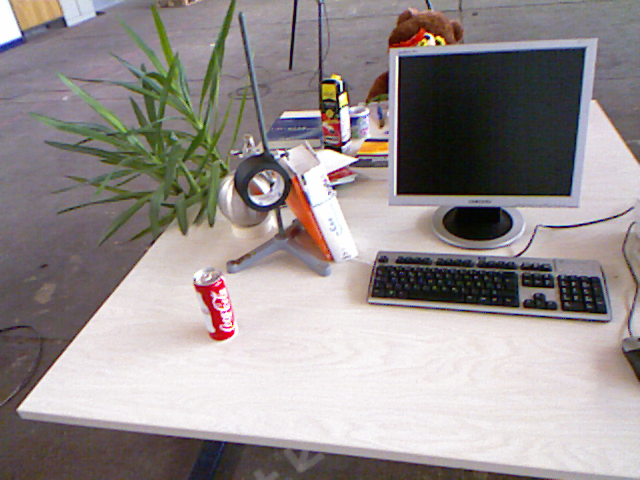
//> input picture ch7/1311867720.277071.png, 640 x 480 px
$ ./homework ../1311867720.277071.png   (built with g++ and OpenCV 4)
//> lines starting //> are read from the running program, lines starting //| are printed output that depends on the picture; after the words box and inside, x2 and y2 are one past the last pixel; in counts of white or black regions, pixels touching at a corner belong together
// 以下代码参考
// 特征提取耗时：https://www.cnblogs.com/cc111/p/9457319.html


#include <iostream>
#include <opencv2/core/core.hpp>
#include <opencv2/features2d/features2d.hpp>
#include <opencv2/highgui/highgui.hpp>
#include <opencv2/xfeatures2d/nonfree.hpp>//SIFT
#include <chrono>
using namespace std;
using namespace cv;

int main( int argc, char** argv )
{

    //-------------------------------------------------------------------------------------
    // 特征提取耗时
    Mat img_1 = imread(argv[1],CV_LOAD_IMAGE_COLOR);
//> img_1 is the input picture: 480 rows x 640 cols, CV_8UC3; mean B, G, R 142.6, 142.8, 150.3
    vector<KeyPoint> keypoints_1; //关键点
    Mat outImg; // imshow

    // ORB feature extraction
    chrono::steady_clock::time_point ORB_t1=chrono::steady_clock::now();
    Ptr<FeatureDetector> orb_detector = ORB::create(1000);
    orb_detector->detect ( img_1,keypoints_1 );
//> keypoints_1 = 1000 keypoints; strongest (x, y, size): (428, 37, 31), (427, 37, 37.2), (344, 143, 31), (436, 42, 37.2)
    chrono::steady_clock::time_point ORB_t2 = chrono::steady_clock::now();
    chrono::duration<double> ORB_time_used = chrono::duration_cast<chrono::duration<double> >( ORB_t2-ORB_t1 );
    cout<<"extract keypoints of ORB costs: "<<ORB_time_used.count()<<" seconds."<<endl;
    cout<<"ORB keypoint number = "<<keypoints_1.size()<<endl;
//| ORB keypoint number = 1000
    drawKeypoints(img_1,keypoints_1,outImg,Scalar::all(-1),DrawMatchesFlags::DEFAULT);
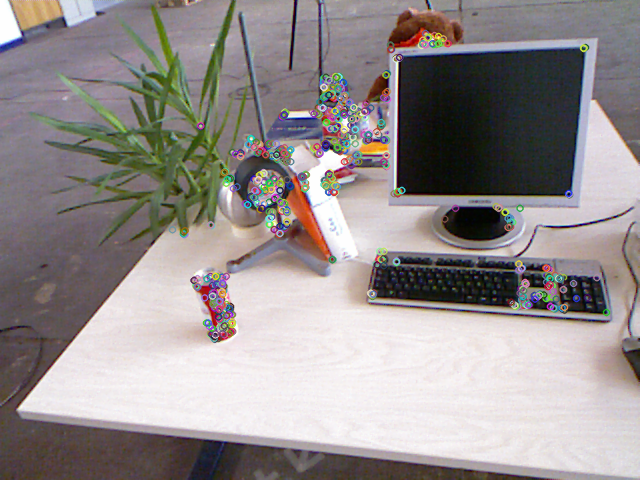
//> outImg: 480 rows x 640 cols, CV_8UC3; mean B, G, R 142.6, 142.9, 149.6
    imshow("1.png的ORB特征点",outImg);
    waitKey(0);

    // SIFT feature extraction
    chrono::steady_clock::time_point SIFT_t1=chrono::steady_clock::now();
    Ptr<xfeatures2d::SiftFeatureDetector> sift_detector = xfeatures2d::SiftFeatureDetector::create(1000);
    sift_detector->detect ( img_1,keypoints_1 );
//> keypoints_1 = 1000 keypoints; strongest (x, y, size): (427, 38, 2.8), (438, 43, 3.4), (282, 155, 2.3), (344, 143, 2.5)
    chrono::steady_clock::time_point SIFT_t2 = chrono::steady_clock::now();
    chrono::duration<double> SIFT_time_used = chrono::duration_cast<chrono::duration<double> >( SIFT_t2-SIFT_t1 );
    cout<<"extract keypoints of SIFT costs: "<<SIFT_time_used.count()<<" seconds."<<endl;
    cout<<"SIFT keypoint number = "<<keypoints_1.size()<<endl;
//| SIFT keypoint number = 1000
    drawKeypoints(img_1,keypoints_1,outImg,Scalar::all(-1),DrawMatchesFlags::DEFAULT);
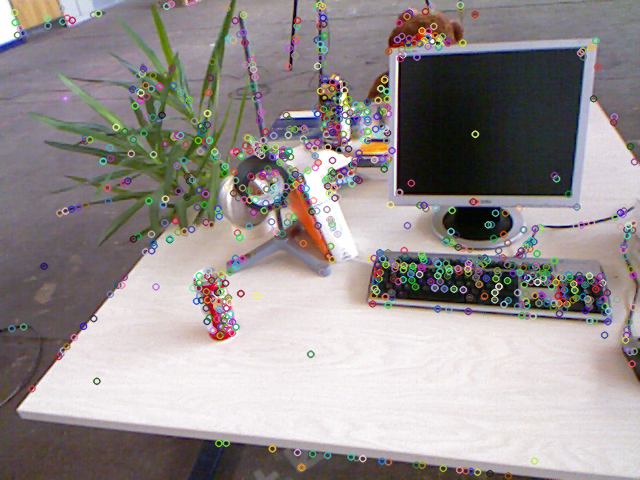
//> outImg: 480 rows x 640 cols, CV_8UC3; 12.4% of pixels changed, all inside (x1, y1, x2, y2) = (7, 0, 639, 480)
    imshow("1.png的SIFT特征点",outImg);
    waitKey(0);

    // SURF feature extraction
    chrono::steady_clock::time_point SURF_t1=chrono::steady_clock::now();
//> (the run ends here: the program stops with an error, at `Ptr<xfeatures2d::SurfFeatureDetector> surf_detector = xfeatures2d::Sur..`)

$ run again, on ch7/1311867828.300837.png
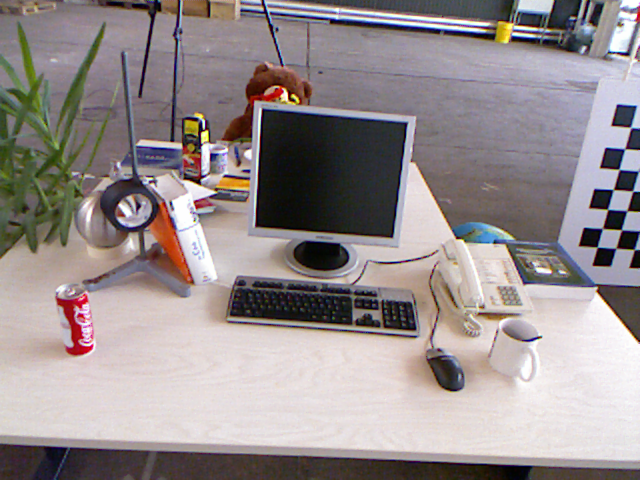
//> input picture ch7/1311867828.300837.png, 640 x 480 px
//> img_1 is the input picture: 480 rows x 640 cols, CV_8UC3; mean B, G, R 142.5, 141.8, 150.8
//> `orb_detector->detect ( img_1,keypoints_1 );`: keypoints_1 = 1000 keypoints; strongest (x, y, size): (201, 133, 31), (288, 98, 37.2), (203, 127, 31), (207, 131, 31)
//| ORB keypoint number = 1000
//> `drawKeypoints(img_1,keypoints_1,outImg,Scalar::all(-1),DrawMatchesFlag..`:
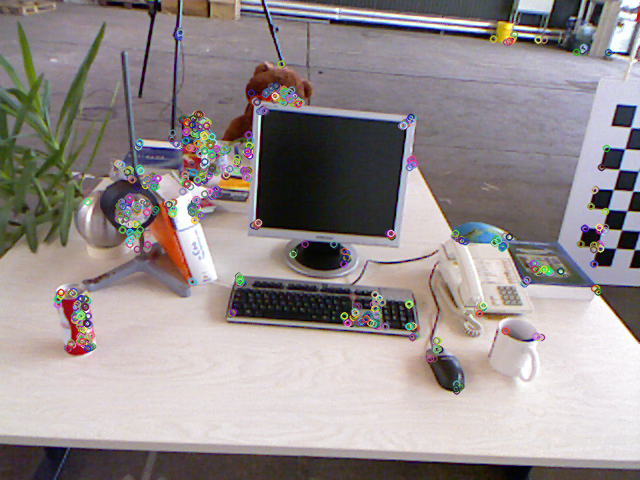
//> outImg: 480 rows x 640 cols, CV_8UC3; mean B, G, R 142.6, 142.1, 150.4
//> `sift_detector->detect ( img_1,keypoints_1 );`: keypoints_1 = 1001 keypoints; strongest (x, y, size): (204, 135, 5), (600, 199, 13), (590, 237, 12.3), (213, 156, 5.3)
//| SIFT keypoint number = 1001
//> `drawKeypoints(img_1,keypoints_1,outImg,Scalar::all(-1),DrawMatchesFlag..`:
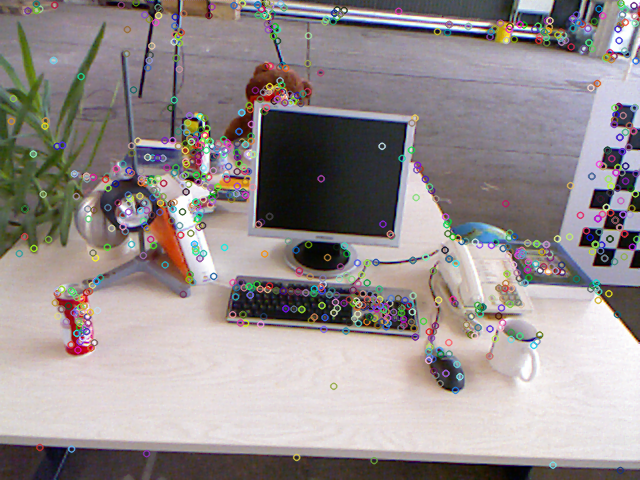
//> outImg: 480 rows x 640 cols, CV_8UC3; 12.48% of pixels changed, all inside (x1, y1, x2, y2) = (7, 0, 640, 475)
